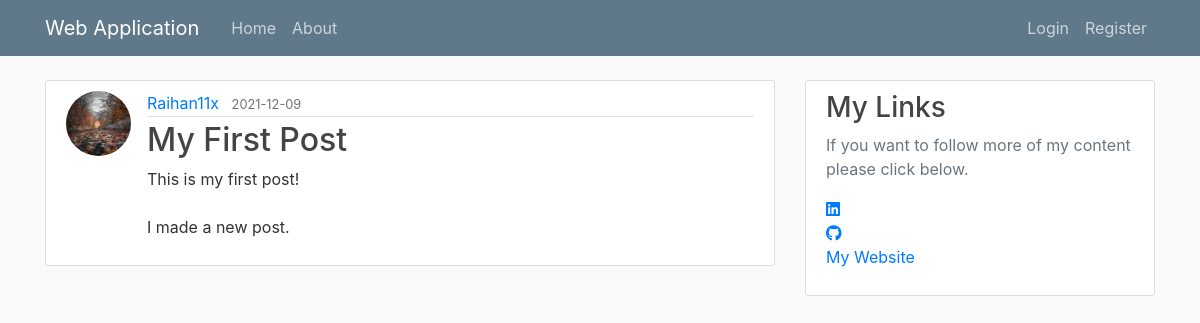
/post/1, run on the app's committed database.
### flaskblog/models.py (models this page shows, shortened)
class User(db.Model, UserMixin):
    id = db.Column(db.Integer, primary_key=True)
    username = db.Column(db.String(20), unique=True, nullable=False)
    email = db.Column(db.String(120), unique=True, nullable=False)
    image_file = db.Column(db.String(20), nullable=False, default='default.jpg')
    password = db.Column(db.String(60), nullable=False)
    posts = db.relationship('Post', backref='author', lazy=True)

class Post(db.Model):
    id = db.Column(db.Integer, primary_key=True)
    title = db.Column(db.String(100), nullable=False)
    date_posted = db.Column(db.DateTime, nullable=False, default=datetime.utcnow)
    content = db.Column(db.Text, nullable=False)
    user_id = db.Column(db.Integer, db.ForeignKey('user.id'), nullable=False)

### flaskblog/routes.py (the view)
@app.route("/post/<int:post_id>")
def post(post_id):
    post = Post.query.get_or_404(post_id)
    return render_template('post.html', title=post.title, post=post)

### flaskblog/templates/post.html (shortened to what this page needs)
{% extends "layout.html" %}
{% block content %}
  <article class="media content-section">
    <img class="rounded-circle article-img" src="{{ url_for('static', filename='profile_pics/' + post.author.image_file) }}">
    <div class="media-body">
      <div class="article-metadata">
        <a class="mr-2" href="#">{{ post.author.username }}</a>
        <small class="text-muted">{{ post.date_posted.strftime('%Y-%m-%d') }}</small>
      </div>
      <h2 class="article-title">{{ post.title }}</h2>
      <p class="article-content">{{ post.content }}</p>
    </div>
  </article>
{% endblock content %}

### flaskblog/static/main.css (style rules this page uses)
body { background: #fafafa; color: #333333; margin-top: 5rem; }
h1, h2, h3, h4, h5, h6 { color: #444444; }
.content-section { background: #ffffff; padding: 10px 20px; border: 1px solid #dddddd; border-radius: 3px; margin-bottom: 20px; }
.article-title { color: #444444; }
.article-content { white-space: pre-line; }
.article-img { height: 65px; width: 65px; margin-right: 16px; }
.article-metadata { padding-bottom: 1px; margin-bottom: 4px; border-bottom: 1px solid #e3e3e3 }

### data on the page
User: image_file (picture), author.username "Raihan11x"
Post: date_posted "2021-12-09", title "My First Post", content "This is my first post! I made a new post."
